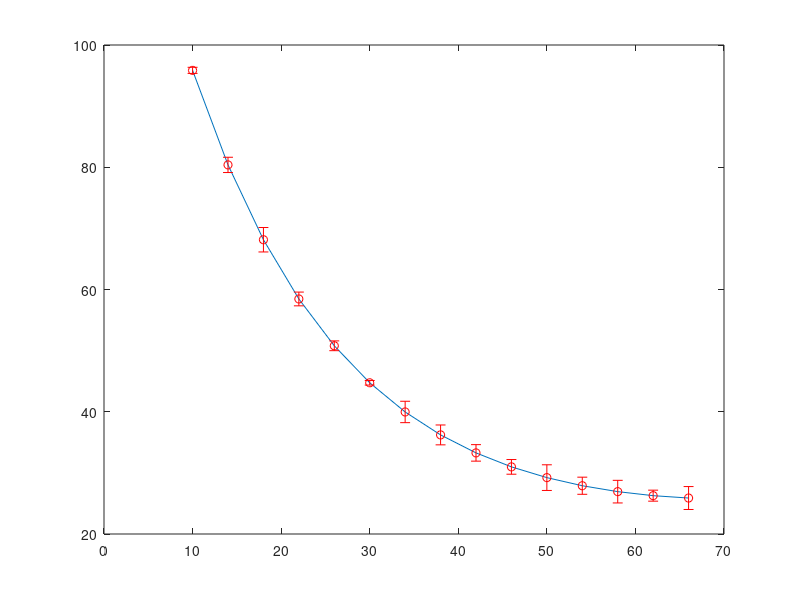

MATLAB code to generate this figure: (Note: this script raises an error after producing the figure.)
  clc
  clear all;
  close all;

  xdata = [10 14 18 22 26 30 34 38 42 46 50 54 58 62 66];
  u_amb = 21.29;
  stD = [0.2,0.5,0.8,0.45,0.32,0.15,0.7,0.65,0.54,0.48,0.84,0.56,0.74,0.36,0.75]*2.5;
  a = 0.95;   % cm
  b = 0.95;   % cm
  L = 70.0;   % cm
  k = 2.37;   % W/cm C
  h = 0.00191;
  Q = -18.41; 
  %Q = -20.41
  %h =0.0191;
  n = 15;
  p = 2;
  
  gamma = sqrt(2*(a+b)*h/(a*b*k));
  gamma_h = (1/(2*h))*gamma;
  f1 = exp(gamma*L)*(h + k*gamma);
  f2 = exp(-gamma*L)*(h - k*gamma);
  f3 = f1/(f2 + f1);
  f1_h = exp(gamma*L)*(gamma_h*L*(h+k*gamma) + 1 + k*gamma_h);
  f2_h = exp(-gamma*L)*(-gamma_h*L*(h-k*gamma) + 1 - k*gamma_h);
  c1 = -Q*f3/(k*gamma);
  c2 = Q/(k*gamma) + c1;
  f4 = Q/(k*gamma*gamma);
  den2 = (f1+f2)^2;
  f3_h = (f1_h*(f1+f2) - f1*(f1_h+f2_h))/den2;
  c1_h = f4*gamma_h*f3 - (Q/(k*gamma))*f3_h;
  c2_h = -f4*gamma_h + c1_h;
  c1_Q = -(1/(k*gamma))*f3;
  c2_Q = (1/(k*gamma)) + c1_Q;

  uvals_data = c1*exp(-gamma*xdata) + c2*exp(gamma*xdata) + u_amb;
  uvals_Q_data = c1_Q*exp(-gamma*xdata) + c2_Q*exp(gamma*xdata);
  uvals_h_data = c1_h*exp(-gamma*xdata) + c2_h*exp(gamma*xdata) + gamma_h*xdata.*(-c1*exp(-gamma*xdata) + c2*exp(gamma*xdata));
  
  plot(xdata,uvals_data)
  hold on
  errorbar(xdata,uvals_data,stD,'or','LineWidth',2)
  hold off
